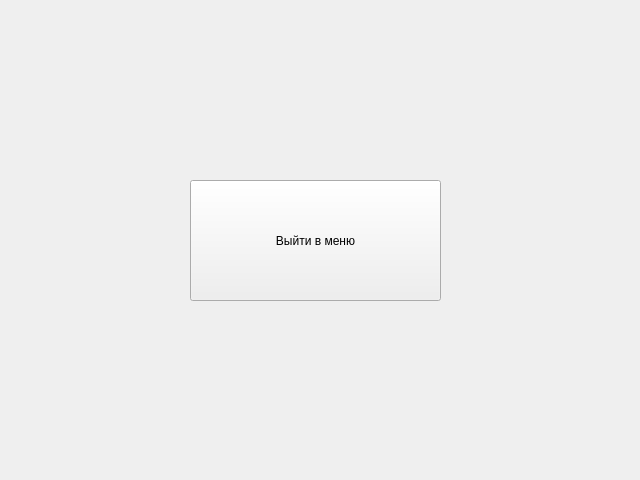
<?xml version="1.0" encoding="UTF-8"?>
<ui version="4.0">
 <class>ClientDbWindow</class>
 <widget class="QWidget" name="ClientDbWindow">
  <property name="geometry">
   <rect>
    <x>0</x>
    <y>0</y>
    <width>640</width>
    <height>480</height>
   </rect>
  </property>
  <property name="windowTitle">
   <string>Form</string>
  </property>
  <widget class="QPushButton" name="pushButton">
   <property name="geometry">
    <rect>
     <x>190</x>
     <y>180</y>
     <width>251</width>
     <height>121</height>
    </rect>
   </property>
   <property name="text">
    <string>Выйти в меню</string>
   </property>
  </widget>
 </widget>
 <resources/>
 <connections/>
</ui>
